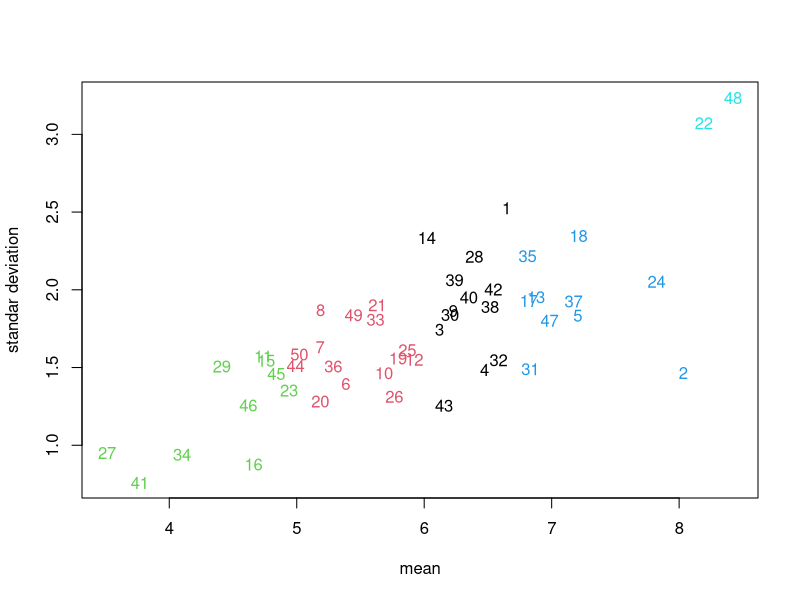

The R script that drew this image:
unemp <- read.csv("unemp.csv")

View(unemp)

#unemp1 <- unemp
#View(unemp1)
#unemp1<- unemp1$state<- NULL
#View(unemp1)

results <- kmeans(unemp[,c("mean","stddev")],centers=5)

results

plot(unemp$mean,unemp$stddev,type="n",xlab="mean",ylab="standar deviation")

text(x=unemp$mean,y=unemp$stddev,lables=unemp$state,col=results$cluster)

